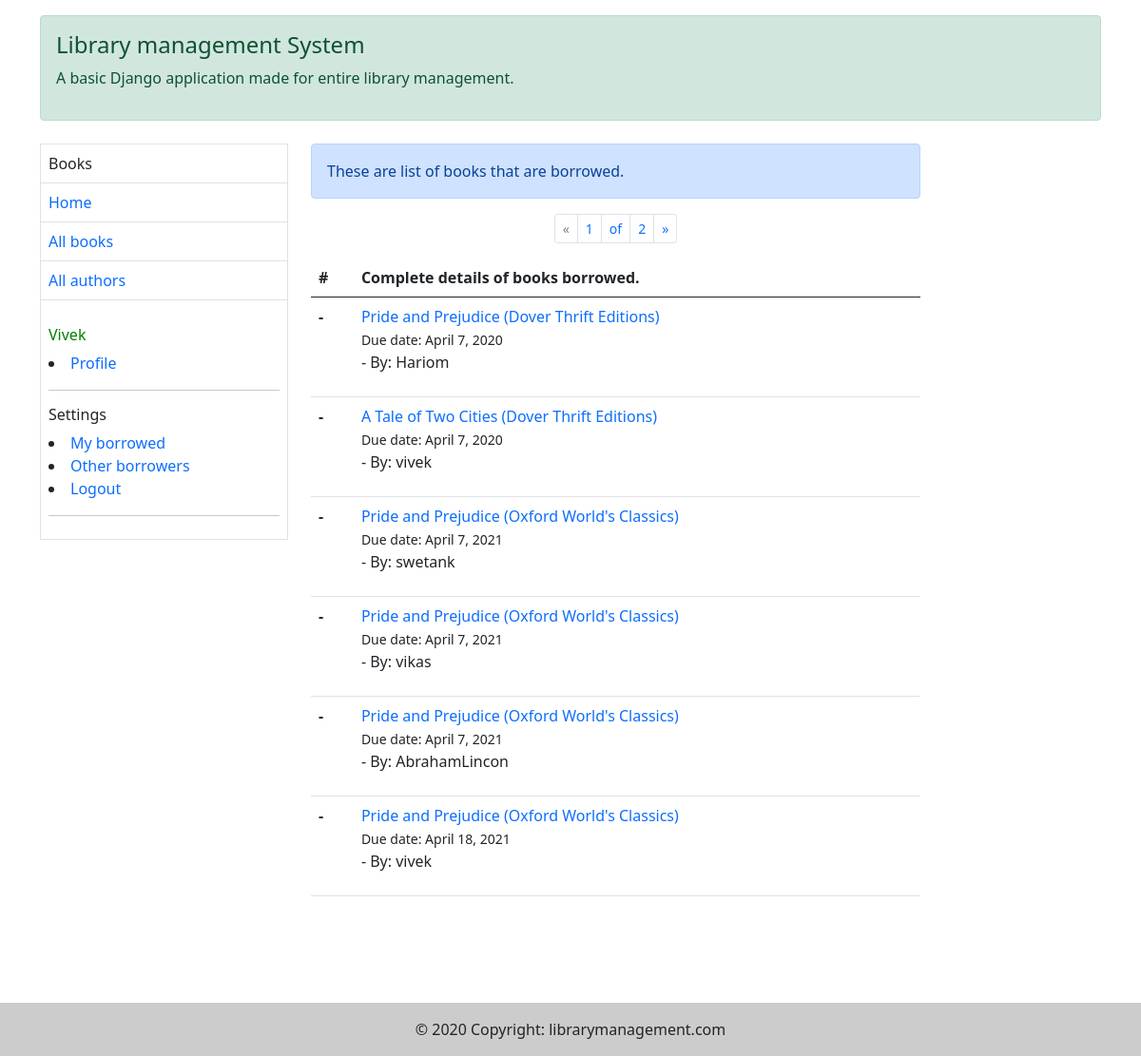
The app's page /catalog/borrower/ (signed in) with its own data.
### catalog/models.py (models this page shows, shortened)
class BookInstance(models.Model):
    borrower = models.ForeignKey(User, on_delete=models.SET_NULL, null=True, blank=True)
    id = models.UUIDField(primary_key=True, default=uuid.uuid4, help_text="Unique ID for this copy of "
                                                                          "book across whole library")
    book = models.ForeignKey('Book', on_delete=models.RESTRICT, null=True)
    imprint = models.CharField(max_length=200)
    due_back = models.DateField(null=True, blank=True)
    LOAN_STATUS = (
        ('m', 'Maintenance'),
        ('o', 'On loan'),
        ('a', 'Available'),
        ('r', 'Reserved'),
    )
    status = models.CharField(max_length=1, choices=LOAN_STATUS, blank=True, default='m', help_text='Book Availability')
    class Meta:
        permissions = (('can_mark_returned', "Set book as returned"),)
        ordering = ['due_back']

class Book(models.Model):
    title = models.CharField(max_length=300, help_text="Enter book title")
    author = models.ForeignKey('Author', on_delete=models.SET_NULL, null=True)
    summary = models.TextField(max_length=1000, help_text="Enter brief summary of the book")
    isbn = models.CharField('ISBN', max_length=13, unique=True, help_text="13 Character <a href='https://www.isbn-international.org/content/what-isbn'>ISBN number</a>")
    genre = models.ManyToManyField(Genre, help_text="Select a genre for this book")
    language = models.ForeignKey("Language", on_delete=models.SET_NULL, null=True)
    def display_genre(self):
        """Create a string for genre as Admin cannot support ManyToMany in 'list_display'"""
        return ', '.join(genre.name for genre in self.genre.all()[:3])
    display_genre.short_description = 'Genre'

### catalog/views.py (the view)
# urls.py: path('borrower/', views.LoanedBooksByUserListView.as_view(), name='all-borrowers'),
class LoanedBooksByUserListView(LoginRequiredMixin, generic.ListView):
    model = BookInstance
    template_name = 'catalog/borrowed_books.html'
    context_object_name = 'borrowed'
    paginate_by = 6
    def get_queryset(self):
        return BookInstance.objects.filter(status__icontains='o').order_by('due_back')

### templates/catalog/borrowed_books.html (shortened to what this page needs)
{% extends 'catalog/base.html' %}
{% load static %}
{% block body %}
    <div class="alert alert-primary" role="alert">
        These are list of books that are borrowed.
    </div>
    <table class="table">
        <thead>
        <tr>
            <th scope="col">#</th>
            <th scope="col">Complete details of books borrowed.</th>
        </tr>
        </thead>
        {% block pagination %}
            <nav class="mt-3" aria-label="Page navigation example">
                <ul class="pagination pagination-sm justify-content-center">
                    <li class="page-item">
                        {% if page_obj.has_previous %}
                            <a class="page-link"
                               href="{{ request.path }}?page={{ page_obj.previous_page_number }}"
                               aria-label="Previous">
                                <span aria-hidden="true">&laquo;</span>
                            </a>
                        {% else %}
                            <a class="page-link" aria-label="Previous">
                                <span style="color:grey" aria-hidden="true">&laquo;</span>
                            </a>
                        {% endif %}
                    </li>
                    <li class="page-item"><a class="page-link">{{ page_obj.number }}</a></li>
                    <li class="page-item"><a class="page-link">of</a></li>
                    <li class="page-item"><a class="page-link">{{ page_obj.paginator.num_pages }}</a></li>
                    <li class="page-item">
                        {% if page_obj.has_next %}
                            <a class="page-link" href="{{ request.path }}?page={{ page_obj.next_page_number }}"
                               aria-label="Next">
                                <span aria-hidden="true">&raquo;</span>
                            </a>
                        {% else %}
                            <a class="page-link" aria-label="Next">
                                <span style="color: grey" aria-hidden="true">&raquo;</span>
                            </a>
                        {% endif %}
                    </li>
                </ul>
            </nav>
        {% endblock %}
        <tbody>
        {% for book in borrowed %}
            <tr>
                <th scope="row">-</th>
                <td>
                    <a href="{% url 'book-detail' book.book.pk %}">{{ book.book.title }}</a><br>
                    <span style="font-size: 14px">Due date: {{ book.due_back }}
                    </span>
                    <p>- By: {{ book.borrower }}</p>
                </td>
            </tr>
        {% endfor %}
        </tbody>
    </table>
    <br><br><br><br>
{% endblock %}

### templates/catalog/base.html (shortened to what this page needs)
{% load static %}
<!doctype html>
<html lang="en">
<head>
    <link href="https://cdn.jsdelivr.net/npm/bootstrap@5.0.0-beta3/dist/css/bootstrap.min.css" rel="stylesheet"
>
    <link rel="stylesheet" href="{% static 'css/index.css' %}">
</head>
<body>
<div class="container mt-3">
    <div class="alert alert-success" role="alert">
        <h4 class="alert-heading">Library management System</h4>
        <p>A basic Django application made for entire library management.</p>
    </div>
</div>
<div class="container">
    <div class="row mt-4">
        <div class="col-lg-3  col-md-3 col-sm-12">
            <table class="table table-bordered">
                <tbody>
                <td>Books</td>
                <tr>
                    <td><a href="{% url 'index' %}">Home</a></td>
                </tr>
                <tr>
                    <td><a href="{% url 'books' %}">All books</a></td>
                </tr>
                <tr>
                    <td><a href="{% url 'authors' %}">All authors</a></td>
                </tr>
                {% if not user.is_authenticated %}
                    <tr>
                        <td><a href="{% url 'login' %}">Login</a></td>
                    </tr>
                {% else %}
                    <tr>
                        <td>
                            <h6>
                                <br>
                                <a href="{% url 'login' %}"><span
                                        style="color: green">{{ user.username|capfirst }}</span></a>
                            </h6>
                            <li><a style="font-size: 16px" href="#">Profile</a></li>
                            <hr>
                            <h6>Settings</h6>
                            <li><a style="font-size: 16px" href="{% url 'my-borrowed' %}">My borrowed</a></li>
                            <li><a style="font-size: 16px" href="{% url 'all-borrowers' %}">Other borrowers</a></li>
                            <li><a style="font-size: 16px" href="{% url 'logout' %}">Logout</a></li>
                            <hr>
                        </td>
                    </tr>
                {% endif %}
                </tbody>
            </table>
        </div>
        <div class="col-lg-7 col-md-12 col-sm-12">
            {% block body %}{% endblock %}
        </div>
    </div>
</div>
<div class="text-center p-3" style="background-color: rgba(0, 0, 0, 0.2);">
    © 2020 Copyright:
    <a class="text-dark" href="https://library14app.heroku.com">librarymanagement.com</a>
</div>
</body>
</html>

### records on screen
BookInstance: book "Pride and Prejudice (Dover Thrift Editions)", due_back "April 7, 2020", borrower "Hariom"
BookInstance: book "A Tale of Two Cities (Dover Thrift Editions)", due_back "April 7, 2020", borrower "vivek"
BookInstance: book "Pride and Prejudice (Oxford World's Classics)", due_back "April 7, 2021", borrower "swetank"
BookInstance: book "Pride and Prejudice (Oxford World's Classics)", due_back "April 7, 2021", borrower "vikas"
BookInstance: book "Pride and Prejudice (Oxford World's Classics)", due_back "April 7, 2021", borrower "AbrahamLincon"
BookInstance: book "Pride and Prejudice (Oxford World's Classics)", due_back "April 18, 2021", borrower "vivek"

### other values on screen
{{ user.username|capfirst }} "Vivek"
{{ page_obj.number }} "1"
{{ page_obj.paginator.num_pages }} "2"
